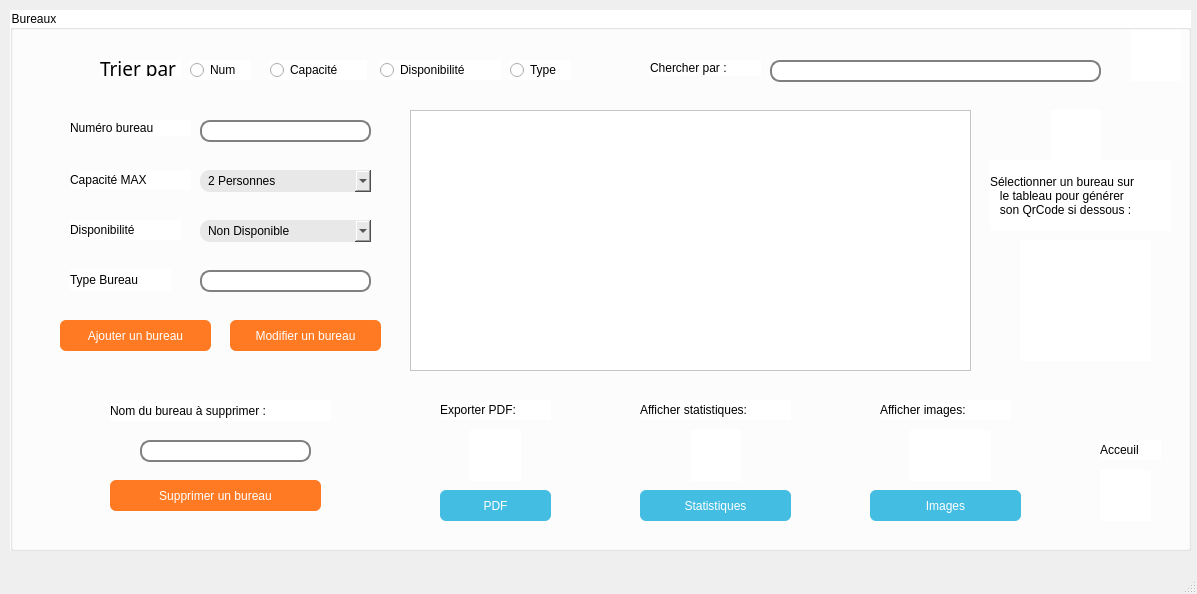
<?xml version="1.0" encoding="UTF-8"?>
<ui version="4.0">
 <class>MainWindow</class>
 <widget class="QMainWindow" name="MainWindow">
  <property name="geometry">
   <rect>
    <x>0</x>
    <y>0</y>
    <width>1197</width>
    <height>594</height>
   </rect>
  </property>
  <property name="windowTitle">
   <string>MainWindow</string>
  </property>
  <widget class="QWidget" name="centralwidget">
   <widget class="QGroupBox" name="groupBox_21">
    <property name="geometry">
     <rect>
      <x>10</x>
      <y>10</y>
      <width>1181</width>
      <height>541</height>
     </rect>
    </property>
    <property name="styleSheet">
     <string notr="true">font: 11pt &quot;Segoe UI&quot;;

background-color: rgb(255, 255, 255);
</string>
    </property>
    <property name="title">
     <string>Bureaux</string>
    </property>
    <widget class="QLabel" name="label_76">
     <property name="geometry">
      <rect>
       <x>90</x>
       <y>50</y>
       <width>81</width>
       <height>16</height>
      </rect>
     </property>
     <property name="font">
      <font>
       <family>Tw Cen MT Condensed Extra Bold</family>
       <pointsize>14</pointsize>
       <weight>50</weight>
       <italic>false</italic>
       <bold>false</bold>
      </font>
     </property>
     <property name="styleSheet">
      <string notr="true">font: 14pt &quot;Tw Cen MT Condensed Extra Bold&quot;;
</string>
     </property>
     <property name="text">
      <string>Trier par :</string>
     </property>
    </widget>
    <widget class="QLabel" name="label_77">
     <property name="geometry">
      <rect>
       <x>640</x>
       <y>50</y>
       <width>111</width>
       <height>16</height>
      </rect>
     </property>
     <property name="styleSheet">
      <string notr="true">font: 14pt &quot;Tw Cen MT Condensed Extra Bold&quot;;</string>
     </property>
     <property name="text">
      <string>Chercher par :</string>
     </property>
    </widget>
    <widget class="QLabel" name="label_pic_Bureau">
     <property name="geometry">
      <rect>
       <x>1120</x>
       <y>20</y>
       <width>51</width>
       <height>51</height>
      </rect>
     </property>
     <property name="text">
      <string/>
     </property>
    </widget>
    <widget class="QTableView" name="TabBureau">
     <property name="geometry">
      <rect>
       <x>400</x>
       <y>100</y>
       <width>561</width>
       <height>261</height>
      </rect>
     </property>
     <property name="styleSheet">
      <string notr="true"/>
     </property>
    </widget>
    <widget class="QLabel" name="label_6">
     <property name="geometry">
      <rect>
       <x>1090</x>
       <y>430</y>
       <width>61</width>
       <height>20</height>
      </rect>
     </property>
     <property name="styleSheet">
      <string notr="true">font: 14pt &quot;Tw Cen MT Condensed Extra Bold&quot;;</string>
     </property>
     <property name="text">
      <string>Acceuil </string>
     </property>
    </widget>
    <widget class="QRadioButton" name="trieNum">
     <property name="geometry">
      <rect>
       <x>180</x>
       <y>50</y>
       <width>61</width>
       <height>20</height>
      </rect>
     </property>
     <property name="text">
      <string>Num</string>
     </property>
    </widget>
    <widget class="QRadioButton" name="trieType">
     <property name="geometry">
      <rect>
       <x>500</x>
       <y>50</y>
       <width>61</width>
       <height>20</height>
      </rect>
     </property>
     <property name="text">
      <string>Type</string>
     </property>
    </widget>
    <widget class="QRadioButton" name="trieCapacite">
     <property name="geometry">
      <rect>
       <x>260</x>
       <y>50</y>
       <width>97</width>
       <height>20</height>
      </rect>
     </property>
     <property name="text">
      <string>Capacité</string>
     </property>
    </widget>
    <widget class="QRadioButton" name="trieDisponibilite">
     <property name="geometry">
      <rect>
       <x>370</x>
       <y>50</y>
       <width>121</width>
       <height>20</height>
      </rect>
     </property>
     <property name="text">
      <string>Disponibilité</string>
     </property>
    </widget>
    <widget class="QLineEdit" name="BaRecherche">
     <property name="geometry">
      <rect>
       <x>760</x>
       <y>50</y>
       <width>331</width>
       <height>22</height>
      </rect>
     </property>
     <property name="styleSheet">
      <string notr="true">background-color:rgb(255, 255, 255); 
border: 2px solid gray; 
border-radius: 10px; 
padding: 0 8px; 
selection-background-color: darkgray; 
</string>
     </property>
     <property name="text">
      <string/>
     </property>
    </widget>
    <widget class="QLabel" name="label_pic_Acceuil_2">
     <property name="geometry">
      <rect>
       <x>1090</x>
       <y>460</y>
       <width>51</width>
       <height>51</height>
      </rect>
     </property>
     <property name="text">
      <string/>
     </property>
    </widget>
    <widget class="QPushButton" name="pb_images">
     <property name="geometry">
      <rect>
       <x>860</x>
       <y>480</y>
       <width>151</width>
       <height>31</height>
      </rect>
     </property>
     <property name="styleSheet">
      <string notr="true">background-color:rgb(67, 189, 226);
  border-radius: 6px;
  border: none;
color:rgb(255, 255, 255);</string>
     </property>
     <property name="text">
      <string>Images</string>
     </property>
    </widget>
    <widget class="QPushButton" name="pb_stat">
     <property name="geometry">
      <rect>
       <x>630</x>
       <y>480</y>
       <width>151</width>
       <height>31</height>
      </rect>
     </property>
     <property name="styleSheet">
      <string notr="true">background-color:rgb(67, 189, 226);
  border-radius: 6px;
  border: none;
color:rgb(255, 255, 255);</string>
     </property>
     <property name="text">
      <string>Statistiques</string>
     </property>
    </widget>
    <widget class="QPushButton" name="pb_ajouter">
     <property name="geometry">
      <rect>
       <x>50</x>
       <y>310</y>
       <width>151</width>
       <height>31</height>
      </rect>
     </property>
     <property name="styleSheet">
      <string notr="true">background-color:rgb(255, 122, 34);
  border-radius: 6px;
  border: none;
color:rgb(255, 255, 255);</string>
     </property>
     <property name="text">
      <string>Ajouter un bureau</string>
     </property>
    </widget>
    <widget class="QLineEdit" name="LETypeBureau">
     <property name="geometry">
      <rect>
       <x>190</x>
       <y>260</y>
       <width>171</width>
       <height>22</height>
      </rect>
     </property>
     <property name="styleSheet">
      <string notr="true">background-color:rgb(255, 255, 255); 
border: 2px solid gray; 
border-radius: 10px; 
padding: 0 8px; 
selection-background-color: darkgray; 
</string>
     </property>
     <property name="text">
      <string/>
     </property>
    </widget>
    <widget class="QLabel" name="label_3">
     <property name="geometry">
      <rect>
       <x>60</x>
       <y>260</y>
       <width>101</width>
       <height>20</height>
      </rect>
     </property>
     <property name="text">
      <string>Type Bureau</string>
     </property>
    </widget>
    <widget class="QComboBox" name="ComboDispo">
     <property name="geometry">
      <rect>
       <x>190</x>
       <y>210</y>
       <width>171</width>
       <height>22</height>
      </rect>
     </property>
     <property name="styleSheet">
      <string notr="true">background-color:rgb(232, 232, 232);
border-radius: 10px; 
padding: 0 8px; </string>
     </property>
     <item>
      <property name="text">
       <string>Non Disponible</string>
      </property>
     </item>
     <item>
      <property name="text">
       <string>Disponible</string>
      </property>
     </item>
    </widget>
    <widget class="QComboBox" name="ComboCapacitemax">
     <property name="geometry">
      <rect>
       <x>190</x>
       <y>160</y>
       <width>171</width>
       <height>22</height>
      </rect>
     </property>
     <property name="styleSheet">
      <string notr="true">background-color:rgb(232, 232, 232);
border-radius: 10px; 
padding: 0 8px; </string>
     </property>
     <item>
      <property name="text">
       <string>2 Personnes</string>
      </property>
     </item>
     <item>
      <property name="text">
       <string>3 Personnes</string>
      </property>
     </item>
     <item>
      <property name="text">
       <string>4 Personnes</string>
      </property>
     </item>
     <item>
      <property name="text">
       <string>5 Personnes</string>
      </property>
     </item>
    </widget>
    <widget class="QLineEdit" name="LENum">
     <property name="geometry">
      <rect>
       <x>190</x>
       <y>110</y>
       <width>171</width>
       <height>22</height>
      </rect>
     </property>
     <property name="styleSheet">
      <string notr="true">background-color:rgb(255, 255, 255); 
border: 2px solid gray; 
border-radius: 10px; 
padding: 0 8px; 
selection-background-color: darkgray; 
</string>
     </property>
     <property name="text">
      <string/>
     </property>
    </widget>
    <widget class="QLabel" name="label_4">
     <property name="geometry">
      <rect>
       <x>60</x>
       <y>210</y>
       <width>111</width>
       <height>20</height>
      </rect>
     </property>
     <property name="text">
      <string>Disponibilité</string>
     </property>
    </widget>
    <widget class="QLabel" name="label_2">
     <property name="geometry">
      <rect>
       <x>60</x>
       <y>160</y>
       <width>121</width>
       <height>20</height>
      </rect>
     </property>
     <property name="text">
      <string>Capacité MAX</string>
     </property>
    </widget>
    <widget class="QLabel" name="label">
     <property name="geometry">
      <rect>
       <x>60</x>
       <y>110</y>
       <width>121</width>
       <height>16</height>
      </rect>
     </property>
     <property name="text">
      <string>Numéro bureau</string>
     </property>
    </widget>
    <widget class="QPushButton" name="pb_modif">
     <property name="geometry">
      <rect>
       <x>220</x>
       <y>310</y>
       <width>151</width>
       <height>31</height>
      </rect>
     </property>
     <property name="styleSheet">
      <string notr="true">background-color:rgb(255, 122, 34);
  border-radius: 6px;
  border: none;
color:rgb(255, 255, 255);</string>
     </property>
     <property name="text">
      <string>Modifier un bureau</string>
     </property>
    </widget>
    <widget class="QLabel" name="label_5">
     <property name="geometry">
      <rect>
       <x>100</x>
       <y>390</y>
       <width>221</width>
       <height>21</height>
      </rect>
     </property>
     <property name="styleSheet">
      <string notr="true">font: 14pt &quot;Tw Cen MT Condensed Extra Bold&quot;;</string>
     </property>
     <property name="text">
      <string>Nom du bureau à supprimer :</string>
     </property>
    </widget>
    <widget class="QLineEdit" name="LENumsupp">
     <property name="geometry">
      <rect>
       <x>130</x>
       <y>430</y>
       <width>171</width>
       <height>22</height>
      </rect>
     </property>
     <property name="styleSheet">
      <string notr="true">background-color:rgb(255, 255, 255); 
border: 2px solid gray; 
border-radius: 10px; 
padding: 0 8px; 
selection-background-color: darkgray; 
</string>
     </property>
     <property name="text">
      <string/>
     </property>
    </widget>
    <widget class="QPushButton" name="pb_supp">
     <property name="geometry">
      <rect>
       <x>100</x>
       <y>470</y>
       <width>211</width>
       <height>31</height>
      </rect>
     </property>
     <property name="styleSheet">
      <string notr="true">background-color:rgb(255, 122, 34);
  border-radius: 6px;
  border: none;
color:rgb(255, 255, 255);</string>
     </property>
     <property name="text">
      <string>Supprimer un bureau</string>
     </property>
    </widget>
    <widget class="QLabel" name="label_7">
     <property name="geometry">
      <rect>
       <x>430</x>
       <y>390</y>
       <width>111</width>
       <height>20</height>
      </rect>
     </property>
     <property name="styleSheet">
      <string notr="true">font: 14pt &quot;Tw Cen MT Condensed Extra Bold&quot;;</string>
     </property>
     <property name="text">
      <string>Exporter PDF:</string>
     </property>
    </widget>
    <widget class="QPushButton" name="PDF">
     <property name="geometry">
      <rect>
       <x>430</x>
       <y>480</y>
       <width>111</width>
       <height>31</height>
      </rect>
     </property>
     <property name="styleSheet">
      <string notr="true">background-color:rgb(67, 189, 226);
  border-radius: 6px;
  border: none;
color:rgb(255, 255, 255);</string>
     </property>
     <property name="text">
      <string>PDF</string>
     </property>
    </widget>
    <widget class="QLabel" name="label_pic_PDF">
     <property name="geometry">
      <rect>
       <x>460</x>
       <y>420</y>
       <width>51</width>
       <height>51</height>
      </rect>
     </property>
     <property name="text">
      <string/>
     </property>
    </widget>
    <widget class="QLabel" name="label_8">
     <property name="geometry">
      <rect>
       <x>630</x>
       <y>390</y>
       <width>151</width>
       <height>20</height>
      </rect>
     </property>
     <property name="styleSheet">
      <string notr="true">font: 14pt &quot;Tw Cen MT Condensed Extra Bold&quot;;</string>
     </property>
     <property name="text">
      <string>Afficher statistiques:</string>
     </property>
    </widget>
    <widget class="QLabel" name="label_pic_stat">
     <property name="geometry">
      <rect>
       <x>680</x>
       <y>420</y>
       <width>51</width>
       <height>51</height>
      </rect>
     </property>
     <property name="text">
      <string/>
     </property>
    </widget>
    <widget class="QLabel" name="label_pic_img">
     <property name="geometry">
      <rect>
       <x>900</x>
       <y>420</y>
       <width>81</width>
       <height>51</height>
      </rect>
     </property>
     <property name="text">
      <string/>
     </property>
    </widget>
    <widget class="QLabel" name="label_9">
     <property name="geometry">
      <rect>
       <x>870</x>
       <y>390</y>
       <width>131</width>
       <height>20</height>
      </rect>
     </property>
     <property name="styleSheet">
      <string notr="true">font: 14pt &quot;Tw Cen MT Condensed Extra Bold&quot;;</string>
     </property>
     <property name="text">
      <string>Afficher images:</string>
     </property>
    </widget>
    <widget class="QLabel" name="qrcode_2">
     <property name="geometry">
      <rect>
       <x>1010</x>
       <y>230</y>
       <width>131</width>
       <height>121</height>
      </rect>
     </property>
     <property name="text">
      <string/>
     </property>
    </widget>
    <widget class="QLabel" name="label_10">
     <property name="geometry">
      <rect>
       <x>980</x>
       <y>150</y>
       <width>181</width>
       <height>71</height>
      </rect>
     </property>
     <property name="text">
      <string>Sélectionner un bureau sur 
   le tableau pour générer 
   son QrCode si dessous :</string>
     </property>
    </widget>
    <widget class="QLabel" name="label_pic_qr">
     <property name="geometry">
      <rect>
       <x>1040</x>
       <y>100</y>
       <width>51</width>
       <height>51</height>
      </rect>
     </property>
     <property name="text">
      <string/>
     </property>
    </widget>
    <zorder>label_pic_Bureau</zorder>
    <zorder>label_76</zorder>
    <zorder>label_77</zorder>
    <zorder>TabBureau</zorder>
    <zorder>label_6</zorder>
    <zorder>trieNum</zorder>
    <zorder>trieType</zorder>
    <zorder>trieCapacite</zorder>
    <zorder>trieDisponibilite</zorder>
    <zorder>BaRecherche</zorder>
    <zorder>label_pic_Acceuil_2</zorder>
    <zorder>pb_images</zorder>
    <zorder>pb_stat</zorder>
    <zorder>pb_ajouter</zorder>
    <zorder>LETypeBureau</zorder>
    <zorder>label_3</zorder>
    <zorder>ComboDispo</zorder>
    <zorder>ComboCapacitemax</zorder>
    <zorder>LENum</zorder>
    <zorder>label_4</zorder>
    <zorder>label_2</zorder>
    <zorder>label</zorder>
    <zorder>pb_modif</zorder>
    <zorder>label_5</zorder>
    <zorder>LENumsupp</zorder>
    <zorder>pb_supp</zorder>
    <zorder>label_7</zorder>
    <zorder>PDF</zorder>
    <zorder>label_pic_PDF</zorder>
    <zorder>label_8</zorder>
    <zorder>label_pic_stat</zorder>
    <zorder>label_pic_img</zorder>
    <zorder>label_9</zorder>
    <zorder>qrcode_2</zorder>
    <zorder>label_10</zorder>
    <zorder>label_pic_qr</zorder>
   </widget>
  </widget>
  <widget class="QMenuBar" name="menubar">
   <property name="geometry">
    <rect>
     <x>0</x>
     <y>0</y>
     <width>1197</width>
     <height>22</height>
    </rect>
   </property>
  </widget>
  <widget class="QStatusBar" name="statusbar"/>
 </widget>
 <resources/>
 <connections/>
</ui>
